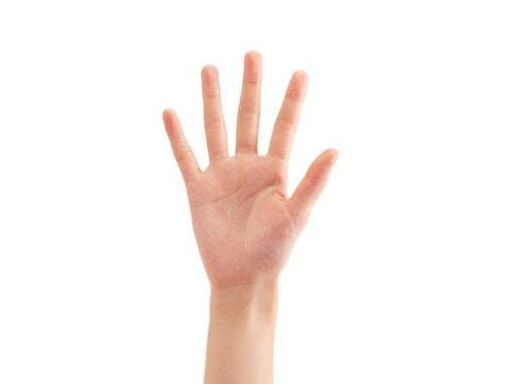
//> input picture 基本图像操作/3.2图像的坐标变换/手掌.jpg, 526 x 384 px
$ ./main   (built with g++ and OpenCV 4)
//> lines starting //> are read from the running program, lines starting //| are printed output that depends on the picture; after the words box and inside, x2 and y2 are one past the last pixel; in counts of white or black regions, pixels touching at a corner belong together
#include<iostream>
#include<opencv2\opencv.hpp>
using namespace cv;
using namespace std;
// 距离变换的基本含义是计算一个图像中非零像素点到最近的零像素点的距离，也就是到零像素点的最短距离。
int main()
{
	int distanceMod;
	Mat readimg;
	Mat tempimg;
	Mat outimg;
	Mat oneimg, twoimg, threeimg;
	readimg =imread("手掌.jpg");//读取图像
//> readimg is the input picture: 384 rows x 526 cols, CV_8UC3; mean B, G, R 240.2, 243.3, 250.6
	cvtColor(readimg,tempimg, CV_BGR2GRAY);//转灰度图
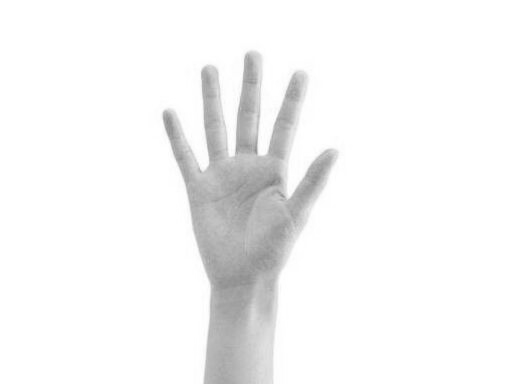
//> tempimg: 384 rows x 526 cols, CV_8UC1; min 122, max 255, mean 245.1
    threshold(tempimg, tempimg,200,255,CV_THRESH_OTSU);//自适应阈值化
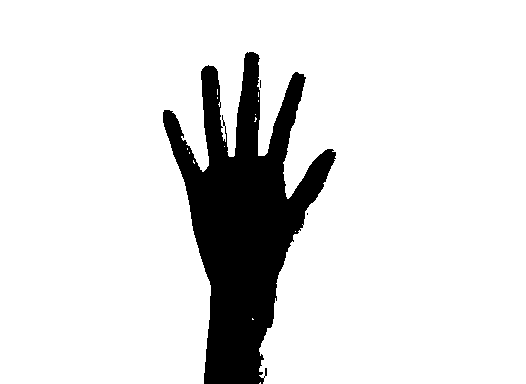
//> tempimg: 384 rows x 526 cols, CV_8UC1; 87.5% white; 3 black regions (2 under 20 px), largest, box (x1, y1, x2, y2) and area: (163, 52, 336, 384) 25222

	   //归一化处理,imshow的范围区间在0到255之间，而在距离变换上像素值的变化大概在很小的一个区间内，一般不超过10
		//opencv中的imshow显示的数据格式是float或char，归一化之后的数值为32位浮点型，使得像素间的梯度变化差异增大
		//距离变化的效果变得明显
		while (1)
		{
			system("cls");
			cout << "1.欧几里德距离.2.城市距离 3.棋盘距离" << endl;
			cout << "请输入距离模式：";
			cin >> distanceMod;
//> the answer given: 3
			switch (distanceMod)
			{		//距离公式，经典欧几里得距离，模板大小3×3
			case 1:distanceTransform(tempimg, oneimg, DIST_L2, 3);
				   normalize(oneimg, oneimg,1.0,0.0,NORM_MINMAX);//归一化处理
				   imshow("自适应阈值结果", tempimg);
				   imshow("距离变换结果", oneimg);
				cout << "欧几里得距离" << endl;
				if (waitKey(0) == 13) {
					destroyAllWindows();
					break;
				}
				//曼哈顿距离（城市距离）|x1-x2|+|y1-y2|
			case 2:distanceTransform(tempimg, twoimg, DIST_L1, 3);
				normalize(twoimg, twoimg, 1.0, 0.0, NORM_MINMAX);
				imshow("自适应阈值结果", tempimg);
				imshow("距离变换结果", twoimg);
				cout << "城市距离距离" << endl;
				if (waitKey(0) == 13) {
					destroyAllWindows();
					break;
				}
				//切比雪夫距离（棋盘距离）
			case 3:distanceTransform(tempimg, threeimg, DIST_C, 3);
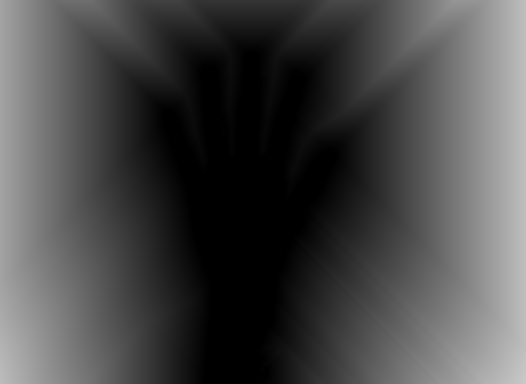
//> threeimg: 384 rows x 526 cols, CV_32FC1; min 0, max 202, mean 72.6
				normalize(threeimg, threeimg, 1.0, 0.0, NORM_MINMAX);
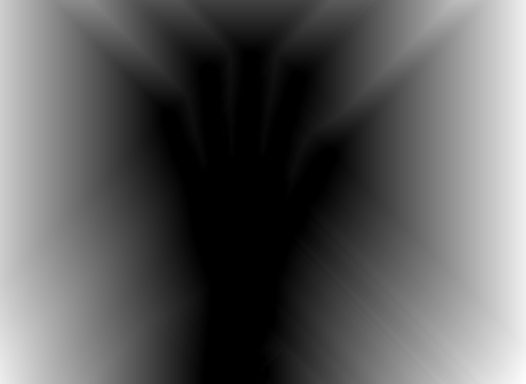
//> threeimg: 384 rows x 526 cols, CV_32FC1; min 0, max 1, mean 0.36
				imshow("自适应阈值结果", tempimg);
				imshow("距离变换结果", threeimg);
				cout << "棋盘距离" << endl;
				if (waitKey(0) == 13) {
//> the Esc key is pressed
					destroyAllWindows();
					break;
				}
				//其他距离
			default:
				break;
			}

		}

	return 0;
}
